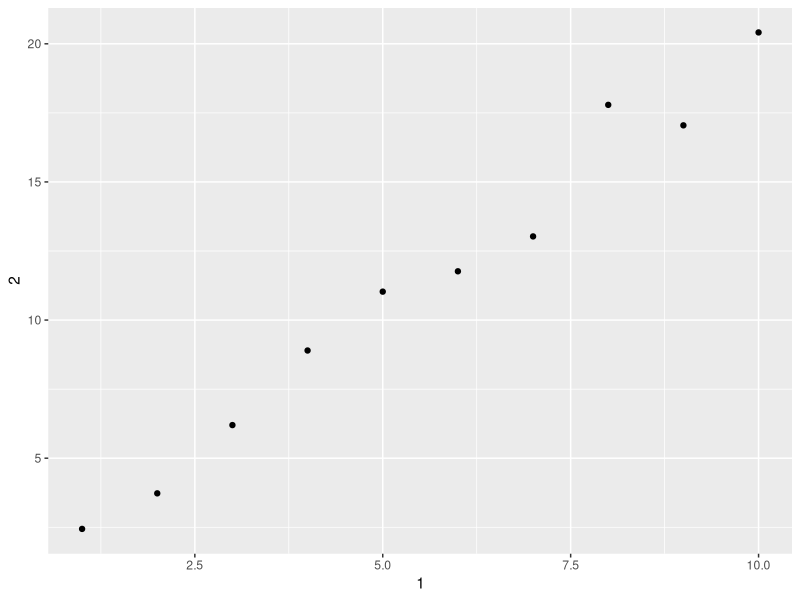
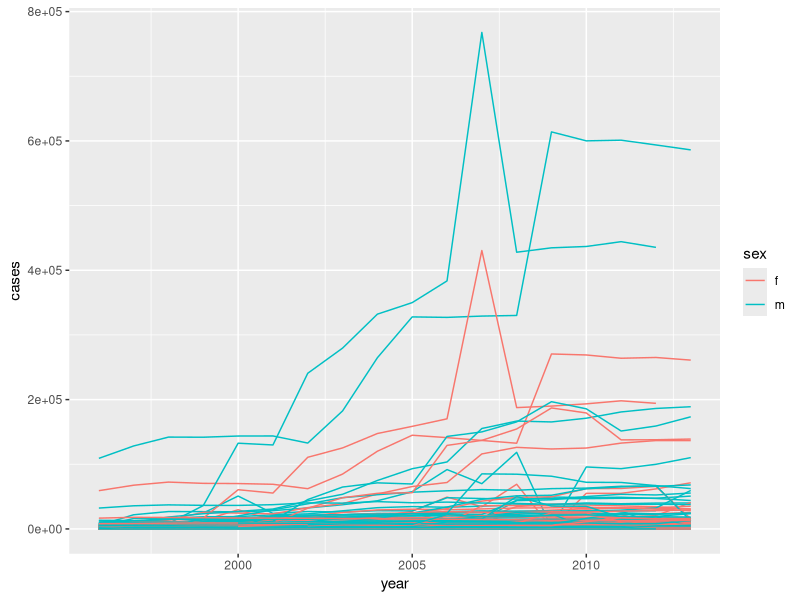

Here is the R script that generated these plots, in order:
## ---- chunk 1
knitr::opts_chunk$set(echo = TRUE)
## ---- chunk 2
library(tidyverse)


## ---- chunk 3
is.tibble(mtcars)
## ---- chunk 4
df <- data.frame(abc = 1, xyz = "a")
df$x
df[, "xyz"]
df[, c("abc", "xyz")]
## ---- chunk 5
annoying <- tibble(
  `1` = 1:10,
  `2` = `1` * 2 + rnorm(length(`1`))
)
annoying
## ---- chunk 6
annoying$`1`
## ---- chunk 7
ggplot(annoying,aes(x=`1`,y=`2`))+geom_point()

## ---- chunk 8
add_column(annoying, '3' = annoying$`2`/annoying$`1`)
annoying[["3"]] <- annoying[["2"]] / annoying[["1"]]
annoying
## ---- chunk 9
annoying <- rename(annoying, one = `1`, two = `2`, three = `3`)
annoying

## ---- chunk 10
who
who1 <- who %>% 
  gather(new_sp_m014:newrel_f65, key = "key", value = "cases", na.rm = TRUE)
who1 %>% 
  count(key)
who2 <- who1 %>% 
  mutate(key = stringr::str_replace(key, "newrel", "new_rel"))
who3 <- who2 %>% 
  separate(key, c("new", "type", "sexage"), sep = "_")
who3 %>% 
  count(new)
who4 <- who3 %>% 
  select(-new, -iso2, -iso3)
who5 <- who4 %>% 
  separate(sexage, c("sex", "age"), sep = 1)
who5

## ---- chunk 11
count(who,cases = NA)

## ---- chunk 12
select(who3, country, iso2, iso3) %>% distinct() %>% group_by(country) %>% filter(n() > 1)
## ---- chunk 13
who5 %>%
  group_by(country, year, sex) %>%
  filter(year > 1995) %>%
  summarise(cases = sum(cases)) %>%
  unite(country_sex, country, sex, remove = FALSE) %>%
  ggplot(aes(x = year, y = cases, group = country_sex, colour = sex)) +
  geom_line()




